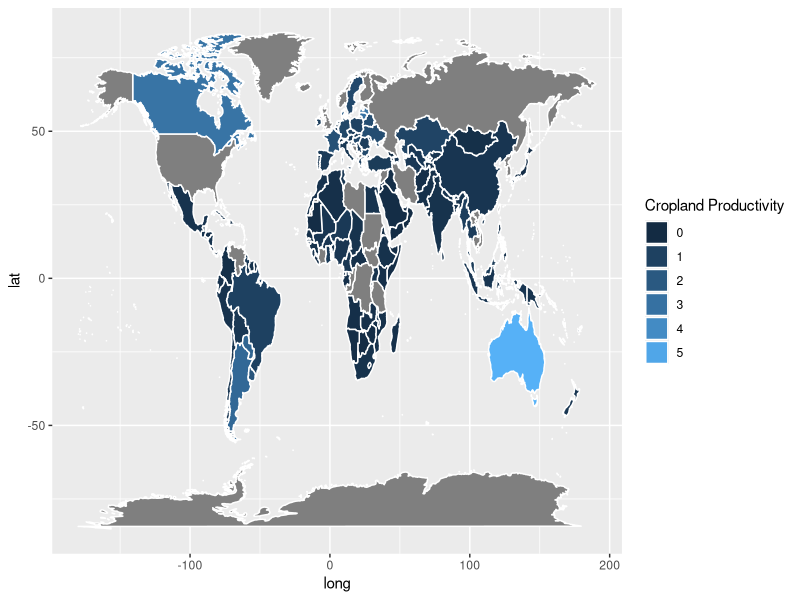

Source code (R):
## ---- chunk 1
knitr::opts_chunk$set(echo = TRUE)
## ---- chunk 2

library(ggplot2)
library(maps)
library(viridisLite)
library(tidyverse)


countries <- read.csv('countries_energy_use.csv')
head(countries)
#countries



countries_land_use <- map_data('world')
head(countries_land_use)
countries_land_use[countries_land_use == "USA"] <- "United States of America"




countries_land_use <- map_data("world") %>%
  mutate(region = str_to_title(region),
         subregion = str_to_title(subregion)) %>%
  left_join(countries, by = c('region' = "Country"))



land_use_map <- ggplot(data = countries_land_use,
            mapping = aes(x = long, y = lat,
                          group = group, 
                          fill = Cropland))
land_use_map <- land_use_map + geom_polygon(color="white")
#land_use_map <- land_use_map + scale_fill_viridis(option="magma", direction=-1)
land_use_map <- land_use_map + guides(fill=guide_legend(title="Cropland Productivity"))
#land_use_map <- land_use_map + coord_map()
land_use_map

